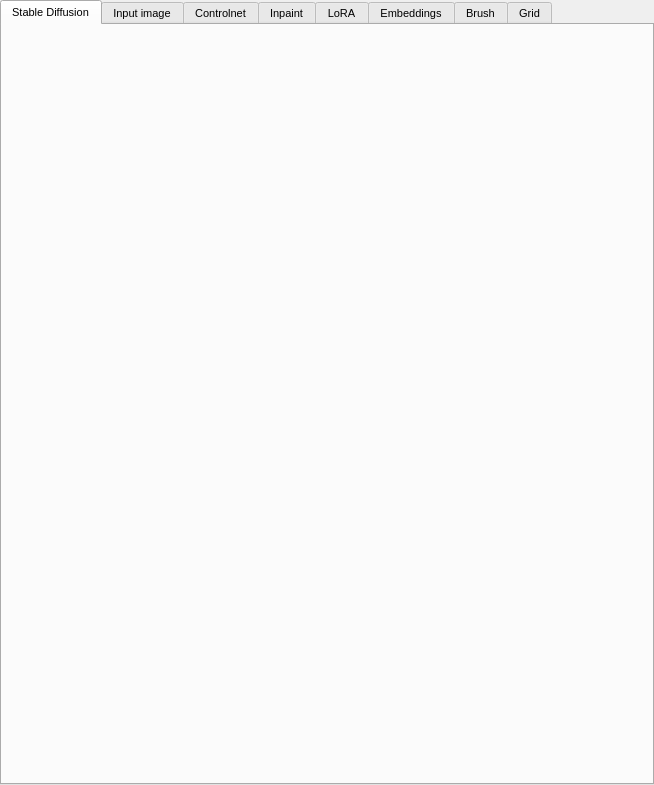
<?xml version="1.0" encoding="UTF-8"?>
<ui version="4.0">
 <class>stablediffusion_tool_tab_widget</class>
 <widget class="QWidget" name="stablediffusion_tool_tab_widget">
  <property name="geometry">
   <rect>
    <x>0</x>
    <y>0</y>
    <width>654</width>
    <height>785</height>
   </rect>
  </property>
  <property name="windowTitle">
   <string>Form</string>
  </property>
  <layout class="QGridLayout" name="gridLayout_3">
   <property name="leftMargin">
    <number>0</number>
   </property>
   <property name="topMargin">
    <number>0</number>
   </property>
   <property name="rightMargin">
    <number>0</number>
   </property>
   <property name="bottomMargin">
    <number>0</number>
   </property>
   <property name="spacing">
    <number>0</number>
   </property>
   <item row="0" column="0">
    <widget class="QTabWidget" name="tool_tab_widget_container">
     <property name="minimumSize">
      <size>
       <width>0</width>
       <height>0</height>
      </size>
     </property>
     <property name="maximumSize">
      <size>
       <width>16777215</width>
       <height>16777215</height>
      </size>
     </property>
     <property name="font">
      <font>
       <pointsize>8</pointsize>
      </font>
     </property>
     <property name="cursor">
      <cursorShape>ArrowCursor</cursorShape>
     </property>
     <property name="acceptDrops">
      <bool>false</bool>
     </property>
     <property name="tabPosition">
      <enum>QTabWidget::TabPosition::North</enum>
     </property>
     <property name="currentIndex">
      <number>0</number>
     </property>
     <widget class="QWidget" name="tab_3">
      <attribute name="title">
       <string>Stable Diffusion</string>
      </attribute>
      <layout class="QGridLayout" name="gridLayout_4">
       <property name="leftMargin">
        <number>10</number>
       </property>
       <property name="topMargin">
        <number>10</number>
       </property>
       <property name="rightMargin">
        <number>0</number>
       </property>
       <property name="bottomMargin">
        <number>0</number>
       </property>
       <property name="horizontalSpacing">
        <number>0</number>
       </property>
       <property name="verticalSpacing">
        <number>10</number>
       </property>
       <item row="0" column="0" rowspan="2" colspan="2">
        <widget class="StableDiffusionSettingsWidget" name="stable_diffusion_widget" native="true"/>
       </item>
      </layout>
     </widget>
     <widget class="QWidget" name="tab_5">
      <attribute name="title">
       <string>Input image</string>
      </attribute>
      <layout class="QGridLayout" name="gridLayout_6">
       <property name="leftMargin">
        <number>0</number>
       </property>
       <property name="topMargin">
        <number>0</number>
       </property>
       <property name="rightMargin">
        <number>0</number>
       </property>
       <property name="bottomMargin">
        <number>0</number>
       </property>
       <property name="spacing">
        <number>0</number>
       </property>
       <item row="0" column="0">
        <widget class="InputImageContainer" name="image_to_image" native="true">
         <property name="sizePolicy">
          <sizepolicy hsizetype="Preferred" vsizetype="Preferred">
           <horstretch>0</horstretch>
           <verstretch>0</verstretch>
          </sizepolicy>
         </property>
         <property name="settings_key" stdset="0">
          <string>image_to_image_settings</string>
         </property>
        </widget>
       </item>
      </layout>
     </widget>
     <widget class="QWidget" name="tab_8">
      <attribute name="title">
       <string>Controlnet</string>
      </attribute>
      <layout class="QGridLayout" name="gridLayout_11">
       <property name="leftMargin">
        <number>0</number>
       </property>
       <property name="topMargin">
        <number>0</number>
       </property>
       <property name="rightMargin">
        <number>0</number>
       </property>
       <property name="bottomMargin">
        <number>0</number>
       </property>
       <property name="spacing">
        <number>0</number>
       </property>
       <item row="0" column="0">
        <widget class="InputImageContainer" name="controlnet_image" native="true">
         <property name="sizePolicy">
          <sizepolicy hsizetype="Preferred" vsizetype="Preferred">
           <horstretch>0</horstretch>
           <verstretch>0</verstretch>
          </sizepolicy>
         </property>
         <property name="settings_key" stdset="0">
          <string>controlnet_settings</string>
         </property>
        </widget>
       </item>
      </layout>
     </widget>
     <widget class="QWidget" name="tab_9">
      <attribute name="title">
       <string>Inpaint</string>
      </attribute>
      <layout class="QGridLayout" name="gridLayout_12">
       <property name="leftMargin">
        <number>0</number>
       </property>
       <property name="topMargin">
        <number>0</number>
       </property>
       <property name="rightMargin">
        <number>0</number>
       </property>
       <property name="bottomMargin">
        <number>0</number>
       </property>
       <property name="spacing">
        <number>0</number>
       </property>
       <item row="0" column="0">
        <widget class="InputImageContainer" name="widget_2" native="true">
         <property name="settings_key" stdset="0">
          <string>outpaint_settings</string>
         </property>
        </widget>
       </item>
      </layout>
     </widget>
     <widget class="QWidget" name="tab_6">
      <attribute name="title">
       <string>LoRA</string>
      </attribute>
      <layout class="QGridLayout" name="gridLayout_7">
       <property name="leftMargin">
        <number>10</number>
       </property>
       <property name="topMargin">
        <number>10</number>
       </property>
       <property name="rightMargin">
        <number>0</number>
       </property>
       <property name="bottomMargin">
        <number>0</number>
       </property>
       <property name="horizontalSpacing">
        <number>0</number>
       </property>
       <property name="verticalSpacing">
        <number>10</number>
       </property>
       <item row="0" column="0">
        <widget class="LoraContainerWidget" name="lora_container_widget" native="true"/>
       </item>
      </layout>
     </widget>
     <widget class="QWidget" name="tab_7">
      <attribute name="title">
       <string>Embeddings</string>
      </attribute>
      <layout class="QGridLayout" name="gridLayout_8">
       <property name="leftMargin">
        <number>10</number>
       </property>
       <property name="topMargin">
        <number>10</number>
       </property>
       <property name="rightMargin">
        <number>0</number>
       </property>
       <property name="bottomMargin">
        <number>0</number>
       </property>
       <property name="horizontalSpacing">
        <number>0</number>
       </property>
       <property name="verticalSpacing">
        <number>10</number>
       </property>
       <item row="0" column="0">
        <widget class="EmbeddingsContainerWidget" name="embeddings_container_widget" native="true"/>
       </item>
      </layout>
     </widget>
     <widget class="QWidget" name="tab_2">
      <attribute name="title">
       <string>Brush</string>
      </attribute>
      <layout class="QGridLayout" name="gridLayout_5">
       <property name="leftMargin">
        <number>10</number>
       </property>
       <property name="topMargin">
        <number>10</number>
       </property>
       <property name="rightMargin">
        <number>0</number>
       </property>
       <property name="bottomMargin">
        <number>0</number>
       </property>
       <property name="horizontalSpacing">
        <number>0</number>
       </property>
       <property name="verticalSpacing">
        <number>10</number>
       </property>
       <item row="0" column="0">
        <widget class="BrushContainerWidget" name="brush_container_widget" native="true"/>
       </item>
      </layout>
     </widget>
     <widget class="QWidget" name="tab_4">
      <attribute name="title">
       <string>Grid</string>
      </attribute>
      <layout class="QGridLayout" name="gridLayout">
       <property name="leftMargin">
        <number>10</number>
       </property>
       <property name="topMargin">
        <number>10</number>
       </property>
       <property name="rightMargin">
        <number>0</number>
       </property>
       <property name="bottomMargin">
        <number>0</number>
       </property>
       <property name="spacing">
        <number>0</number>
       </property>
       <item row="0" column="0">
        <widget class="QSplitter" name="grid_settings_splitter">
         <property name="orientation">
          <enum>Qt::Orientation::Vertical</enum>
         </property>
         <widget class="GridPreferencesWidget" name="widget" native="true"/>
         <widget class="ActiveGridSettingsWidget" name="active_grid_settings_widget" native="true"/>
        </widget>
       </item>
      </layout>
     </widget>
    </widget>
   </item>
  </layout>
 </widget>
 <customwidgets>
  <customwidget>
   <class>StableDiffusionSettingsWidget</class>
   <extends>QWidget</extends>
   <header>airunner/widgets/stablediffusion/stable_diffusion_settings_widget</header>
   <container>1</container>
  </customwidget>
  <customwidget>
   <class>BrushContainerWidget</class>
   <extends>QWidget</extends>
   <header>airunner/widgets/brush/brush_container_widget</header>
   <container>1</container>
  </customwidget>
  <customwidget>
   <class>ActiveGridSettingsWidget</class>
   <extends>QWidget</extends>
   <header>airunner/widgets/active_grid_settings/active_grid_settings_widget</header>
   <container>1</container>
  </customwidget>
  <customwidget>
   <class>LoraContainerWidget</class>
   <extends>QWidget</extends>
   <header>airunner/widgets/lora/lora_container_widget</header>
   <container>1</container>
  </customwidget>
  <customwidget>
   <class>EmbeddingsContainerWidget</class>
   <extends>QWidget</extends>
   <header>airunner/widgets/embeddings/embeddings_container_widget</header>
   <container>1</container>
  </customwidget>
  <customwidget>
   <class>GridPreferencesWidget</class>
   <extends>QWidget</extends>
   <header>airunner/widgets/grid_preferences/grid_preferences_widget</header>
   <container>1</container>
  </customwidget>
  <customwidget>
   <class>InputImageContainer</class>
   <extends>QWidget</extends>
   <header>airunner/widgets/canvas/input_image_container</header>
   <container>1</container>
  </customwidget>
 </customwidgets>
 <resources/>
 <connections/>
</ui>
